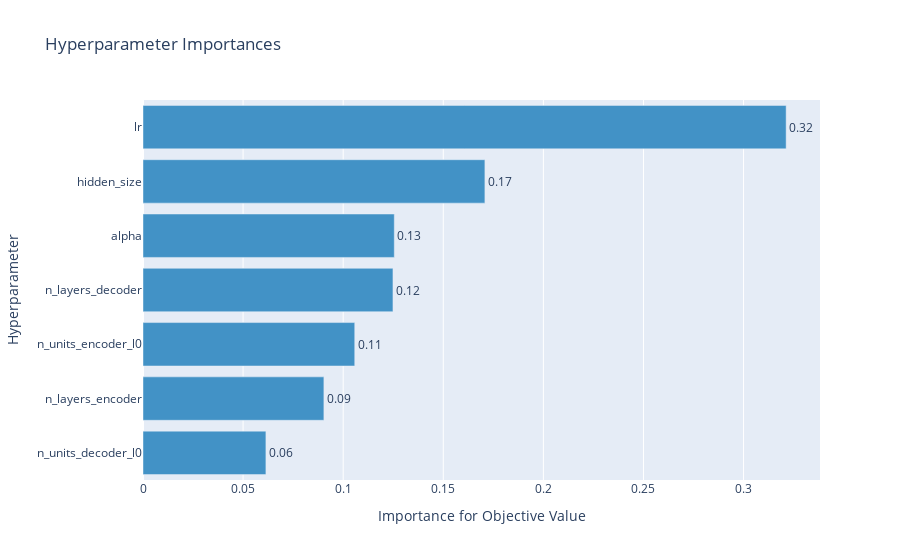

Here is the notebook cell this chart was saved with:
### Markdown cell above
### Optuna Graphs

### Code cell
optuna.visualization.plot_param_importances(study)

### Figure 1 — Plotly figure (JSON) as saved in the notebook; plotly's stock layout.template omitted (floating-point values rounded to 4 significant figures)
{"data": [{"cliponaxis": false, "hovertemplate": ["n_units_decoder_l0 (IntUniformDistribution): 0.06139891827786719<extra></extra>", "n_layers_encoder (IntUniformDistribution): 0.09036075056299135<extra></extra>", "n_units_encoder_l0 (IntUniformDistribution): 0.10577173309263113<extra></extra>", "n_layers_decoder (IntUniformDistribution): 0.12486644416703743<extra></extra>", "alpha (IntUniformDistribution): 0.12552977067579268<extra></extra>", "hidden_size (IntUniformDistribution): 0.1707931685876882<extra></extra>", "lr (LogUniformDistribution): 0.321279214635992<extra></extra>"], "marker": {"color": "rgb(66,146,198)"}, "orientation": "h", "text": ["0.06139891827786719", "0.09036075056299135", "0.10577173309263113", "0.12486644416703743", "0.12552977067579268", "0.1707931685876882", "0.321279214635992"], "textposition": "outside", "texttemplate": "%{text:.2f}", "type": "bar", "x": [0.0614, 0.09036, 0.1058, 0.1249, 0.1255, 0.1708, 0.3213], "y": ["n_units_decoder_l0", "n_layers_encoder", "n_units_encoder_l0", "n_layers_decoder", "alpha", "hidden_size", "lr"]}], "layout": {"showlegend": false, "title": {"text": "Hyperparameter Importances"}, "xaxis": {"title": {"text": "Importance for Objective Value"}}, "yaxis": {"title": {"text": "Hyperparameter"}}}}
